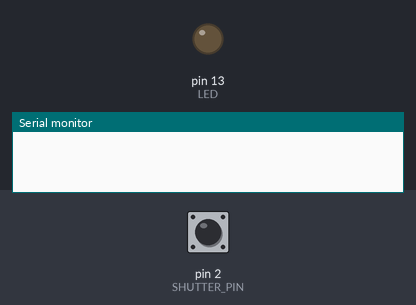
The sketch below on a simulated Arduino Uno, built with avr-gcc and run on an emulated ATmega328P. On the bench: output pins drawn as LEDs (lit = HIGH), the last lines printed to the serial monitor. Inputs (shaded band) come from the test bench; at power-on: pin 2 (SHUTTER_PIN) HIGH.

Above: at 1.2 s.
1.3 s: pin 2 (SHUTTER_PIN) pulled LOW for 0.15 s
At 1.37 s:
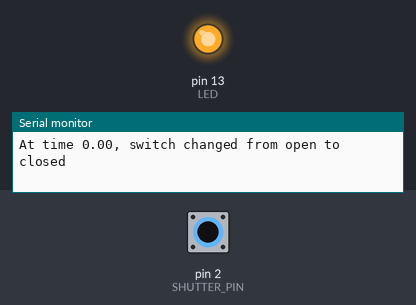
2.9 s: pin 2 (SHUTTER_PIN) pulled LOW for 3.2 s
At 7.3 s:
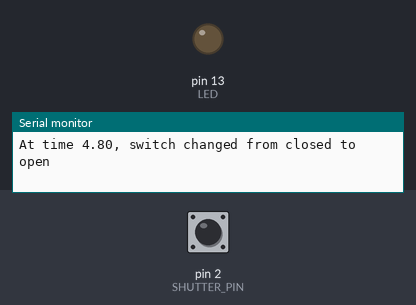
Timing chart, 0 to 8.8 s (numbered marks = the images above; inputs shaded):
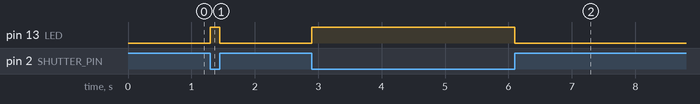

Measured:
- after the input at 1.3 s, pin 13 (LED): LOW → HIGH at once, → LOW 0.15 s later
- after the input at 2.9 s, pin 13 (LED): LOW → HIGH at once, → LOW 3.2 s later

The sketch:

arduino_camera.ino
```cpp
const int SHUTTER_PIN = 2; // pin for shutter switch
int shutterState; // current switch state
int prevState = HIGH; // previous switch state
bool clockSet = false; // has clock ever been set?
float startTime; // exposure start time
const char *states[] = {"closed","open"};

void setup()
{
  pinMode(13, OUTPUT); // LED
  pinMode(SHUTTER_PIN, INPUT_PULLUP);
  Serial.begin(9600);
  Serial.flush();
}

void loop()
{
  shutterState = digitalRead(SHUTTER_PIN);
  if (shutterState != prevState) {
    if (clockSet == false) { // if the button has never been pressed before
      startTime = millis()/1000.0; // reset the working clock
      clockSet = true;
    }
    digitalWrite(13,1-shutterState);
    Serial.print("At time ");
    Serial.print(millis()/1000.0 - startTime);
    Serial.print(", switch changed from ");
    Serial.print(states[prevState]);
    Serial.print(" to ");
    Serial.print(states[shutterState]);
    Serial.println();
    prevState = shutterState;
  }
}
```
